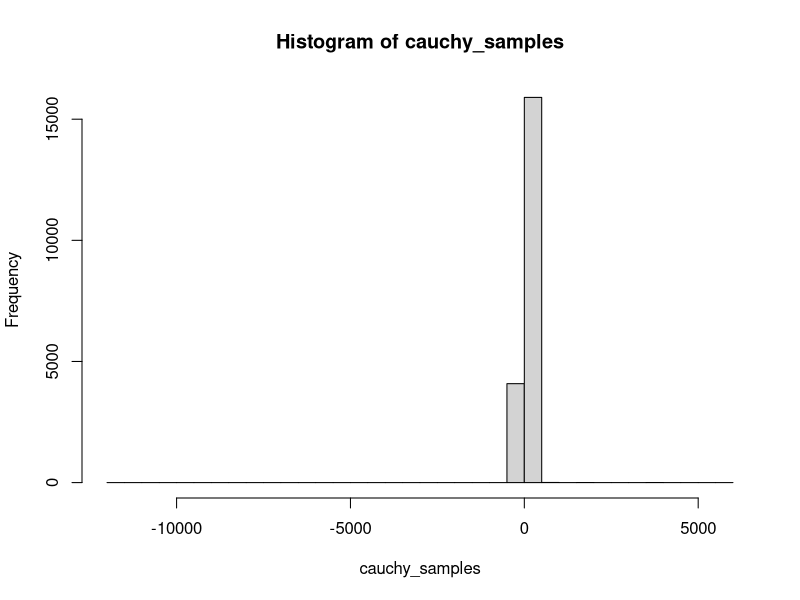
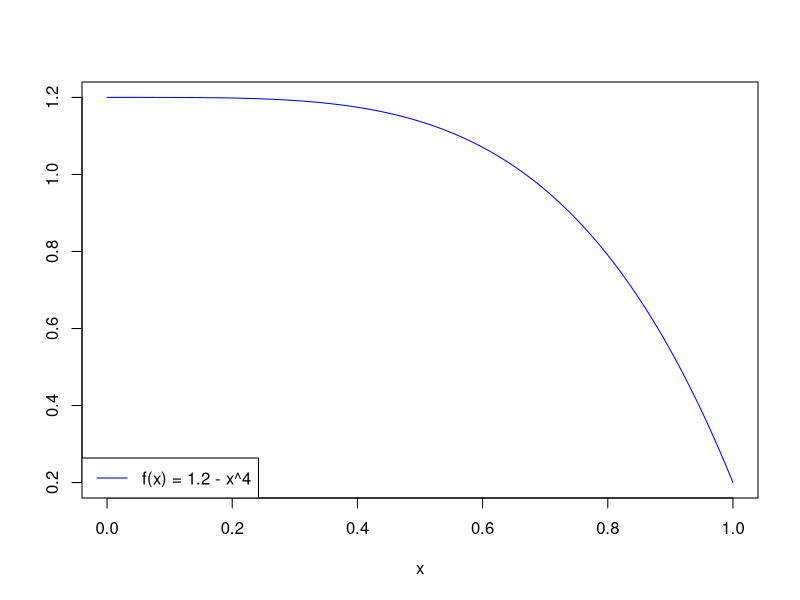
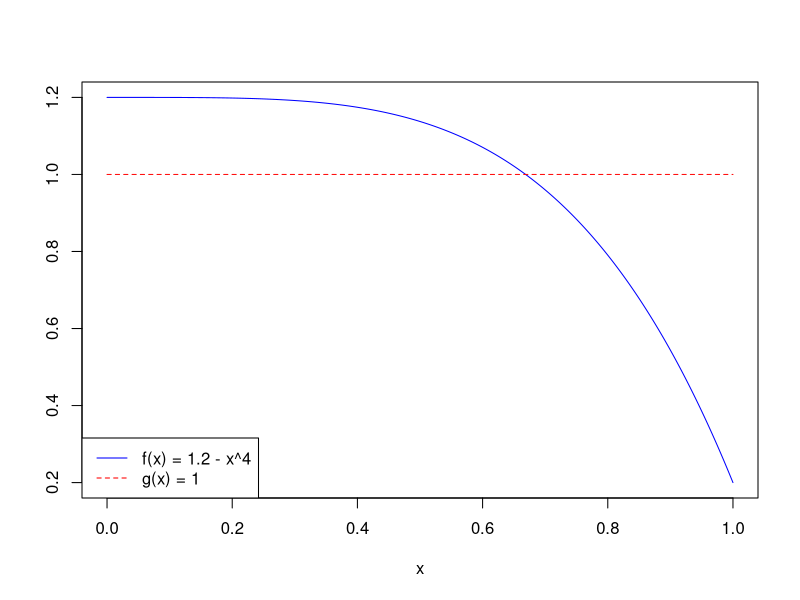

Reproduce these figures in R, in order.
## ---- chunk 1
knitr::opts_chunk$set(
  echo = TRUE,
  fig.align = "center",
  warning = FALSE,
  message = FALSE
)
## ---- chunk 2
cauchy_samples <- rcauchy(n = 20000, location = 1, scale = 0.75)
hist(cauchy_samples, breaks = 30)
## ---- chunk 3
x <- seq(from = 0, to = 1, length = 1000)
plot(x = x, y = 1.2 - x^4, type = "l", col = "blue", ylab = "")
legend(
  "bottomleft", 
  legend = c("f(x) = 1.2 - x^4"),
  col = c("blue"),
  lty = c(1)
)
## ---- chunk 4
x <- seq(from = 0, to = 1, length = 1000)
plot(x = x, y = 1.2 - x^4, type = "l", col = "blue", lty = 1, ylab = "")
points(x = x, y = rep(1, 1000), type = "l", col = "red", lty = 2)
legend(
  "bottomleft", 
  legend = c("f(x) = 1.2 - x^4", "g(x) = 1"),
  col = c("blue", "red"),
  lty = c(1, 2)
)
